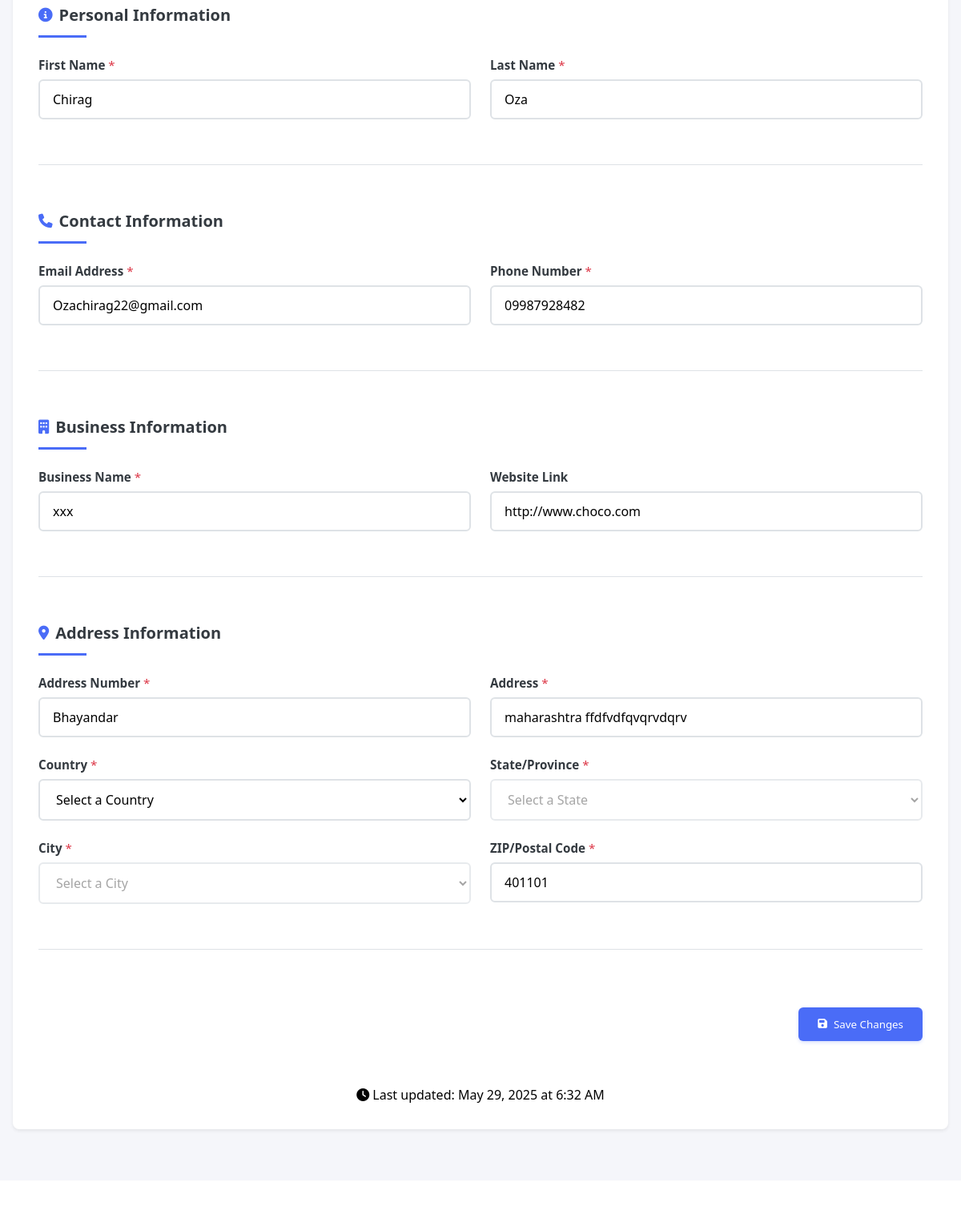
Before: /handyman/dashboard/ (signed in, middle part) with the older database file.
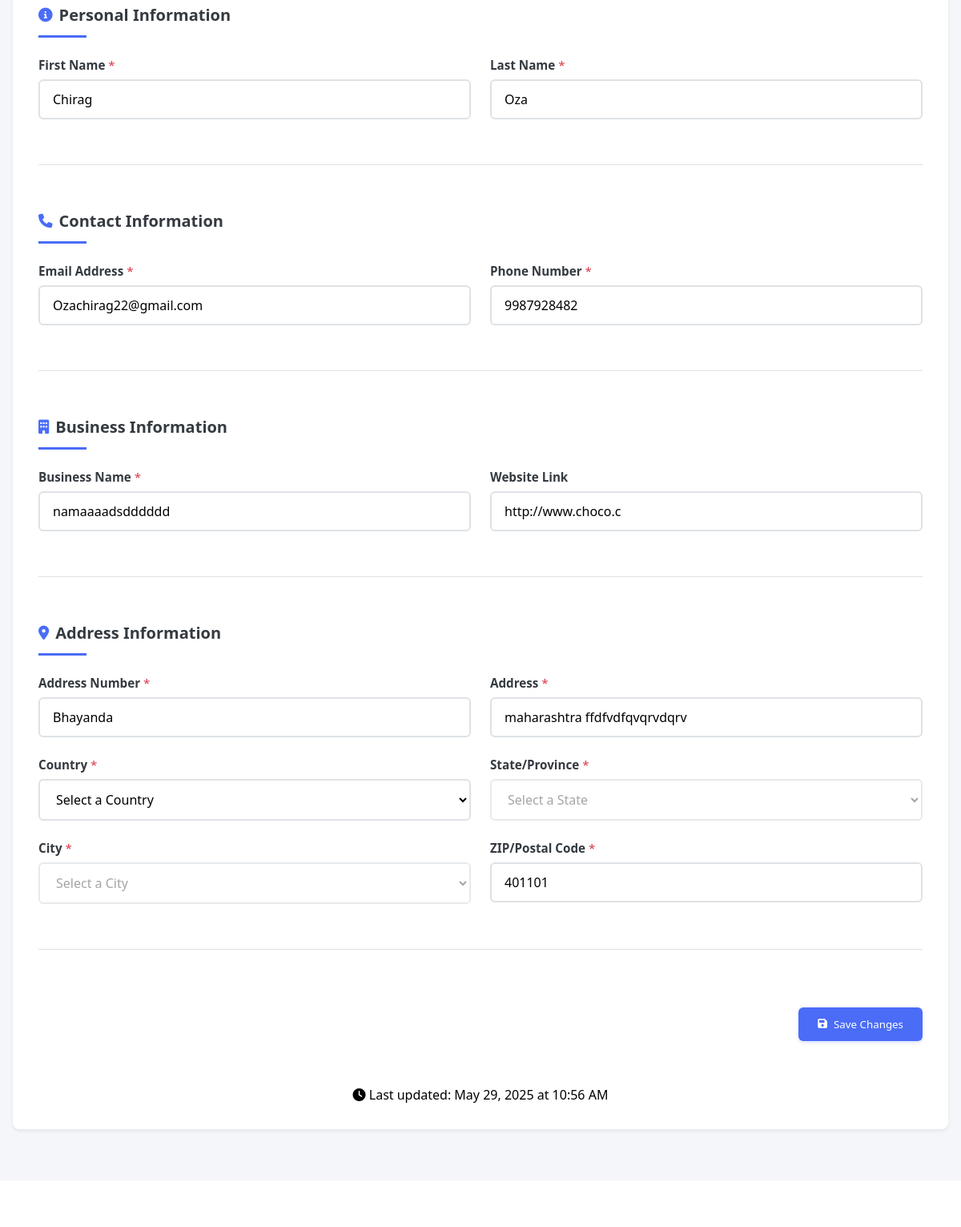
After: the same page with the newer database file.
### users/models.py (models this page shows, shortened)
class User(AbstractUser, TimeStampedModel):
    username = None
    email = models.EmailField(_('email address'), unique=True)
    phone_number = models.CharField(max_length=15, blank=True, null=True)
    profile_picture = models.ImageField(upload_to='profile_pictures/', blank=True, null=True)
    address = models.ForeignKey(Address, on_delete=models.SET_NULL, null=True, blank=True)
    user_type = models.CharField(max_length=10, choices=UserType.choices, default=UserType.REQUESTOR)
    business_name = models.CharField(max_length=255, blank=True, null=True)
    website = models.URLField(blank=True, null=True)
    business_card_front = models.ImageField(upload_to='business_cards/', blank=True, null=True)
    business_card_back = models.ImageField(upload_to='business_cards/', blank=True, null=True)
    has_blank_card_back = models.BooleanField(default=False)
    service_description = models.TextField(blank=True, null=True)
    login_token = models.CharField(max_length=100, blank=True, null=True)
    token_expiry = models.DateTimeField(blank=True, null=True)
    groups = models.ManyToManyField(
        'auth.Group',
        verbose_name=_('groups'),
        blank=True,
        help_text=_(
            'The groups this user belongs to. A user will get all permissions '
            'granted to each of their groups.'
        ),
        related_name='custom_user_set',
        related_query_name='user',
    )
    user_permissions = models.ManyToManyField(
        'auth.Permission',
        verbose_name=_('user permissions'),
        blank=True,
        help_text=_('Specific permissions for this user.'),
        related_name='custom_user_set',
        related_query_name='user',
    )
    USERNAME_FIELD = 'email'
    REQUIRED_FIELDS = []
    objects = UserManager()

### handyman/models.py (models this page shows, shortened)
class Handyman(TimeStampedModel):
    user = models.OneToOneField(settings.AUTH_USER_MODEL, on_delete=models.CASCADE, related_name='handyman_profile')
    business_name = models.CharField(max_length=200, blank=True, null=True)
    services = models.ManyToManyField(Service, through='HandymanService', related_name='handymen', blank=True)
    bio = models.TextField(blank=True)
    detailed_services_description = models.TextField(
        help_text="Detailed description of your services. Include specific keywords for better search results.",
        blank=True
    )
    experience_years = models.PositiveIntegerField(default=0, blank=True, null=True)
    license_number = models.CharField(max_length=50, blank=True, null=True)
    service_areas = models.ManyToManyField(Address, related_name='handymen', blank=True)
    is_insured = models.BooleanField(default=False)
    is_licensed = models.BooleanField(default=False)
    is_verified = models.BooleanField(default=False)
    offers_promotions = models.BooleanField(default=False,
                                            help_text="Check if you want to offer promotional discounts")
    class Meta:
        verbose_name_plural = "Handymen"

### core/models.py (models this page shows, shortened)
class TimeStampedModel(models.Model):
    created_at = models.DateTimeField(auto_now_add=True)
    updated_at = models.DateTimeField(auto_now=True)
    is_active = models.BooleanField(default=True)
    class Meta:
        abstract = True

class Address(TimeStampedModel):
    street = models.CharField(max_length=255)
    city = models.CharField(max_length=100)
    state = models.CharField(max_length=100)
    postal_code = models.CharField(max_length=20)
    country = models.CharField(max_length=100, default="United States")
    latitude = models.DecimalField(max_digits=9, decimal_places=6, null=True, blank=True)
    longitude = models.DecimalField(max_digits=9, decimal_places=6, null=True, blank=True)
    class Meta:
        verbose_name_plural = "Addresses"

### handyman/views.py (the view, shortened to what this page needs)
# urls.py: path('dashboard/', views.dashboard, name='handyman_dashboard'),
@login_required
def dashboard(request):
    user = request.user
    if user.login_token and user.is_token_valid():
        user.clear_token()
    if user.user_type != UserType.HANDYMAN:
        messages.error(request, "Your account is not registered as a handyman. Please contact support.")
        return redirect('login')
    cache_key = f'handyman_dashboard_{user.id}'
    cached_data = cache.get(cache_key)
    if cached_data:
        return render(request, 'handyman/handyman_dashboard.html', cached_data)
    try:
        handyman = Handyman.objects.select_related('user').get(user=user)
    except Handyman.DoesNotExist:
        messages.info(request, "Please complete your handyman profile setup.")
        return redirect('handyman_setup')
    today = timezone.now().date()
    active_promotions = HandymanPromotion.objects.filter(
        handyman=handyman,
        is_active=True,
        start_date__lte=today,
        end_date__gte=today
    ).select_related('service').order_by('-created_at')
    profile_views = 0  # This would be implemented with a tracking system
    promotional_matches = 0
    notifications_sent = 0
    website_clicks = 0
    handyman_services = HandymanService.objects.filter(
        handyman=handyman
    ).select_related('service')
    services_data = []
    for hs in handyman_services:
        service = hs.service
        services_data.append({
            'id': service.id,
            'name': service.name,
            'hourly_rate': hs.hourly_rate,
            'flat_rate': hs.flat_rate,
        })
    all_promotions = HandymanPromotion.objects.filter(
        handyman=handyman
    ).select_related('service').order_by('-created_at')
    promotions_data = []
    recent_jobs = HandymanJob.objects.filter(
        handyman=handyman
    ).select_related('service', 'client', 'address').order_by('-created_at')[:5]
    jobs_data = []
    address = user.address
    address_number = ""
    address_street = ""
    if address and address.street:
        address_parts = address.street.split(' ', 1)
        if len(address_parts) > 1:
            address_number = address_parts[0]
            address_street = address_parts[1]
        else:
            address_street = address.street
    categories = list(Category.objects.filter(is_active=True).order_by('name'))
    formatted_categories = []
    for category in categories:
        formatted_categories.append({
            'id': category.id,
            'name': category.name,
        })
    services = cache.get('all_handyman_services')
    if not services:
        services = list(Service.objects.all())
        cache.set('all_handyman_services', services, 60 * 60)
    states = cache.get('us_states')
    if not states:
        states = [
            "AL", "AK", "AZ", "AR", "CA", "CO", "CT", "DE", "FL", "GA",
            "HI", "ID", "IL", "IN", "IA", "KS", "KY", "LA", "ME", "MD",
            "MA", "MI", "MN", "MS", "MO", "MT", "NE", "NV", "NH", "NJ",
            "NM", "NY", "NC", "ND", "OH", "OK", "OR", "PA", "RI", "SC",
            "SD", "TN", "TX", "UT", "VT", "VA", "WA", "WV", "WI", "WY"
        ]
        cache.set('us_states', states, 60 * 60 * 24)  # Cache for 24 hours
    context = {
        'handyman': handyman,
        'profile_views': profile_views,
        'promotional_matches': promotional_matches,
        'notifications_sent': notifications_sent,
        'website_clicks': website_clicks,
        'services': services_data,
        'promotions': promotions_data,
        'jobs': jobs_data,
        'address_number': address_number,
        'address_street': address_street,
        'all_categories': formatted_categories,
        'all_services': services,
        'states': states,
        'has_active_promotion': active_promotions.exists(),
        'active_promotion': active_promotions.first() if active_promotions.exists() else None,
        'service_description': handyman.detailed_services_description or handyman.bio
    }
    cache.set(cache_key, context, 60 * 5)
    return render(request, 'handyman/handyman_dashboard.html', context)

### handyman/templates/handyman/handyman_dashboard.html (shortened to what this page needs)
{% extends "base.html" %}
{% load static %}
{% block extra_css %}
<link rel="stylesheet" href="{% static 'css/handyman_dashboard.css' %}">
{% endblock %}
{% block content %}
<main class="handyman-dashboard">
  <section class="dashboard-content active" id="personal-section" role="tabpanel" aria-labelledby="personal-tab">
    {% include "handyman/handyman_dashboard_personal.html" %}
  </section>
</main>
{% endblock %}

### handyman/templates/handyman/handyman_dashboard_personal.html (shortened to what the changed rows need)
{% load static %}
<form class="personal-form" action="{% url 'handyman_update_profile' %}" method="post" enctype="multipart/form-data" id="personal-form">
  <div class="form-section">
    <div class="form-row">
      <div class="form-group">
        <label for="first-name">First Name <span class="required">*</span></label>
        <input type="text" id="first-name" name="first_name" value="{{ user.first_name|default:'' }}" required>
      </div>
      <div class="form-group">
        <label for="last-name">Last Name <span class="required">*</span></label>
        <input type="text" id="last-name" name="last_name" value="{{ user.last_name|default:'' }}" required>
      </div>
    </div>
  </div>
  <div class="form-section">
    <div class="form-row">
      <div class="form-group">
        <label for="email">Email Address <span class="required">*</span></label>
        <input type="email" id="email" name="email" value="{{ user.email|default:'' }}" required>
      </div>
      <div class="form-group">
        <label for="phone">Phone Number <span class="required">*</span></label>
        <input type="tel" id="phone" name="phone_number" value="{{ user.phone_number|default:'' }}" placeholder="(123) 456-7890" required>
      </div>
    </div>
  </div>
  <div class="form-section">
    <div class="form-row">
      <div class="form-group">
        <label for="business-name">Business Name <span class="required">*</span></label>
        <input type="text" id="business-name" name="business_name" value="{{ handyman.business_name|default:'' }}" required>
      </div>
      <div class="form-group">
        <label for="website">Website Link</label>
        <input type="url" id="website" name="website" value="{{ user.website|default:'' }}" placeholder="https://yourwebsite.com">
      </div>
    </div>
  </div>
  <div class="form-section">
    <div class="form-row">
      <div class="form-group" style="flex: 0.3;">
        <label for="address-number">Address Number <span class="required">*</span></label>
        <input type="text" id="address-number" name="address_number" value="{{ address_number|default:'' }}" placeholder="123" required>
      </div>
    </div>
    <div class="form-row">
      <div class="form-group">
        <label for="country">Country <span class="required">*</span></label>
        <select id="country" name="country" data-current="{{ user.address.country|default:'US' }}" required>
          <option value="">Select a Country</option>
        </select>
      </div>
      <div class="form-group">
        <label for="state">State/Province <span class="required">*</span></label>
        <select id="state" name="state" data-current="{{ user.address.state|default:'' }}" disabled required>
          <option value="">Select a State</option>
        </select>
      </div>
    </div>
    <div class="form-row">
      <div class="form-group">
        <label for="city">City <span class="required">*</span></label>
        <select id="city" name="city" data-current="{{ user.address.city|default:'' }}" disabled required>
          <option value="">Select a City</option>
        </select>
      </div>
      <div class="form-group">
        <label for="zip">ZIP/Postal Code <span class="required">*</span></label>
        <input type="text" id="zip" name="zip" value="{{ user.address.postal_code|default:'' }}" placeholder="12345" required>
      </div>
    </div>
  </div>
  <div class="last-updated text-center mt-2">
    <i class="fas fa-clock"></i> Last updated:
    <span id="last-updated-timestamp">
      {% if user.updated_at %}
        {{ user.updated_at|date:"F j, Y \a\t g:i A" }}
      {% else %}
        Never
      {% endif %}
    </span>
  </div>
</form>

Changed rows visible on the page:
changed User "Chirag": phone_number "09987928482" → "9987928482"; website "http://www.choco.com" → "http://www.choco.c"; updated_at "May 29, 2025 at 6:32 AM" → "May 29, 2025 at 10:56 AM"
changed Handyman: business_name "xxx" → "namaaaadsdddddd"
Other visible differences:
form field address_number: "Bhayandar" → "Bhayanda"
